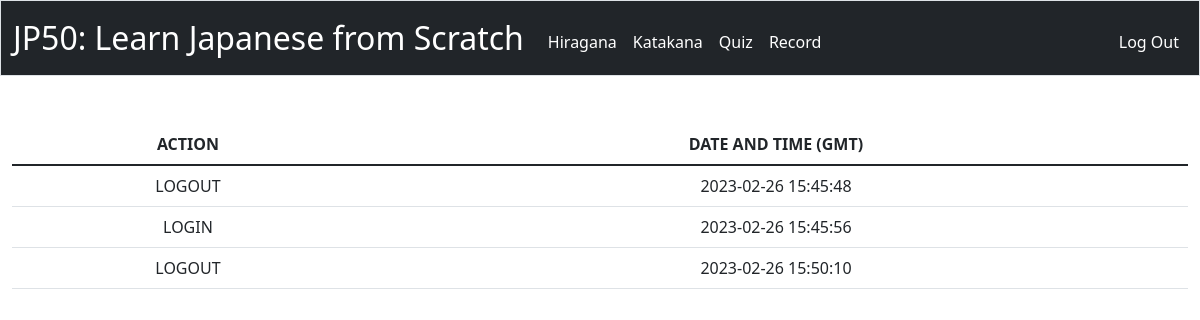
/record (signed in), run on the app's committed database.
### tables this page shows
CREATE TABLE 'record' ('type' TEXT NOT NULL, 'datetime' DATETIME NOT NULL DEFAULT CURRENT_TIMESTAMP, 'username'  TEXT NOT NULL  );

### app.py (the view)
@app.route("/record")
@login_required
def record():
    username = db.execute("SELECT username FROM users WHERE id = ?", session["user_id"])
    username = username[0]["username"]
    lists = db.execute("SELECT type,datetime FROM record WHERE username = ?", username)
    return render_template("record.html", lists = lists)

### app.py (called while the page is built)
@app.after_request
def after_request(response):
    response.headers["Cache-Control"] = "no-cache, no-store, must-revalidate"
    response.headers["Expires"] = 0
    response.headers["Pragma"] = "no-cache"
    return response

### helpers.py (called while the page is built)
def login_required(f):
    @wraps(f)
    def decorated_function(*args, **kwargs):
        if session.get("user_id") is None:
            return redirect("/login")
        return f(*args, **kwargs)
    return decorated_function

### templates/record.html (shortened to what this page needs)
{% extends "layout.html" %}
{% block main %}
<table class="table">
    <thead>
        <tr>
            <th>ACTION</th>
            <th>DATE AND TIME (GMT)</th>
        </tr>
    </thead>
    <tbody>
        {% for list in lists %}
            <tr>
                <td>{{list.type}}</td>
                <td>{{list.datetime}}</td>
            </tr>
        {% endfor %}
    </tbody>
</table>
{% endblock %}

### static/styles.css (style rules this page uses)
body { overflow-x :hidden; }

### data on the page
record: type "LOGOUT", datetime "2023-02-26 15:45:48"
record: type "LOGIN", datetime "2023-02-26 15:45:56"
record: type "LOGOUT", datetime "2023-02-26 15:50:10"
